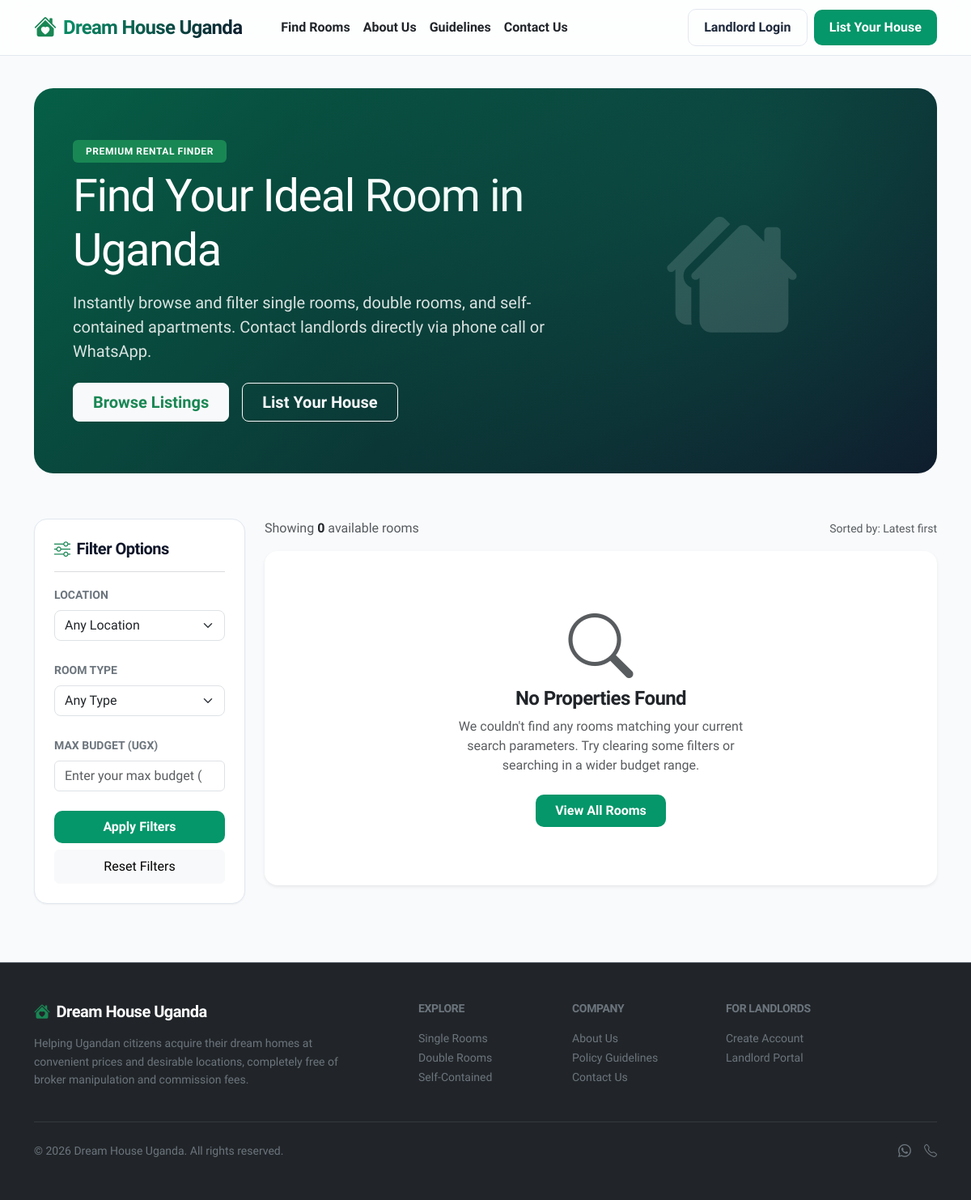
The app's page /, older data.
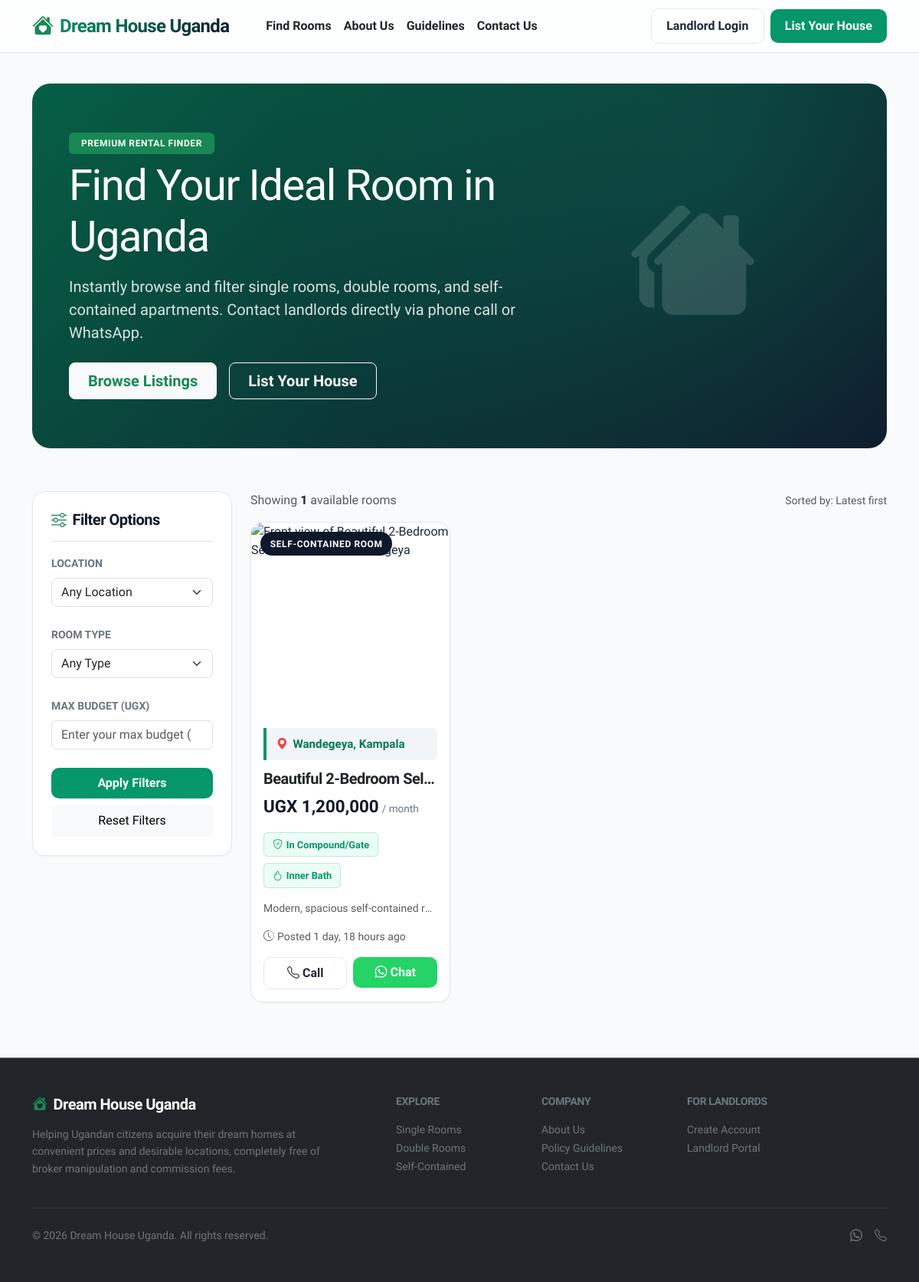
The same page, newer data.
### listings/models.py (models this page shows, shortened)
class Listing(models.Model):
    ROOM_TYPES = [
        ('single', 'Single Room'),
        ('double', 'Double Room'),
        ('self_contained', 'Self-contained Room'),
    ]
    landlord = models.ForeignKey(User, on_delete=models.CASCADE, related_name='listings', limit_choices_to={'role': User.LANDLORD})
    title = models.CharField(max_length=200, help_text="Short descriptive title (e.g. Spacious Self-contained in Wandegeya)")
    room_type = models.CharField(max_length=20, choices=ROOM_TYPES, default='single')
    price_per_month = models.PositiveIntegerField(help_text="Rent price per month in UGX")
    location = models.CharField(max_length=255, help_text="Exact location (e.g. Wandegeya, Kampala)")
    telephone = models.CharField(max_length=20, help_text="Contact telephone number (e.g. +256789000000)")
    image_front = models.ImageField(upload_to='listings/images/', help_text="Front view of the house")
    image_inside = models.ImageField(upload_to='listings/images/', help_text="Inside view of the room")
    image_other = models.ImageField(upload_to='listings/images/', help_text="Any other view (e.g. compound or bathroom)")
    description = models.TextField(help_text="Detailed description of the house")
    in_gate = models.BooleanField(default=False, verbose_name="Located inside a gate")
    inner_bathroom = models.BooleanField(default=False, verbose_name="Has inner bathroom")
    is_available = models.BooleanField(default=True, verbose_name="Available")
    is_taken = models.BooleanField(default=False, verbose_name="Marked as taken")
    created_at = models.DateTimeField(auto_now_add=True)
    updated_at = models.DateTimeField(auto_now=True)
    class Meta:
        ordering = ['-created_at']
    @property
    def price_formatted(self):
        return f"UGX {self.price_per_month:,}"
    @property
    def whatsapp_url(self):
        digits_only = ''.join(c for c in self.telephone if c.isdigit())
        if digits_only.startswith('0'):
            clean_phone = '256' + digits_only[1:]
        elif digits_only.startswith('7') and len(digits_only) == 9:
            clean_phone = '256' + digits_only
        else:
            clean_phone = digits_only
        message = f"Hello! I saw your listing on Dream House Uganda for a {self.get_room_type_display()} in {self.location} ({self.price_formatted}/month). Is it still available?"
        encoded_message = urllib.parse.quote(message)
        return f"https://wa.me/{clean_phone}?text={encoded_message}"

### listings/views.py (the view)
# urls.py: path('', views.home_page, name='home'),
def home_page(request):
    listings = Listing.objects.filter(is_available=True)
    existing_locations = Listing.objects.filter(is_available=True).values_list('location', flat=True).distinct()
    location_list = sorted(list(set(loc.strip() for loc in existing_locations if loc)))
    max_db_price = Listing.objects.filter(is_available=True).aggregate(Max('price_per_month'))['price_per_month__max'] or 2000000
    search_location = request.GET.get('location', '').strip()
    room_type = request.GET.get('room_type', '')
    price_max = request.GET.get('price_max', '')
    if search_location:
        listings = listings.filter(location__icontains=search_location)
    if room_type:
        listings = listings.filter(room_type=room_type)
    if price_max:
        try:
            listings = listings.filter(price_per_month__lte=int(price_max))
        except ValueError:
            pass
    context = {
        'listings': listings,
        'location_list': location_list,
        'selected_location': search_location,
        'selected_room_type': room_type,
        'selected_price_max': price_max,
        'max_price_limit': max_db_price,
    }
    return render(request, 'listings/home.html', context)

### listings/templates/listings/home.html (shortened to what the changed rows need)
{% extends 'listings/base.html' %}
{% load static %}
{% block content %}
<div class="container">
    <div class="hero-section text-center text-md-start px-4 px-md-5">
        <div class="row align-items-center">
            <div class="col-lg-7">
                <h1 class="text-white display-4 fw-extrabold mb-3">Find Your Ideal Room in Uganda</h1>
            </div>
        </div>
    </div>
    <div class="row g-4 mt-1" id="listings-section">
        <div class="col-md-8 col-lg-9">
            <div class="d-flex justify-content-between align-items-center mb-3">
                <p class="text-muted mb-0">
                    Showing <span class="fw-bold text-dark">{{ listings|length }}</span> available rooms
                </p>
            </div>
            {% if listings %}
                <div class="row g-4">
                    {% for listing in listings %}
                        <div class="col-sm-6 col-lg-4">
                            <div class="listing-card">
                                <div class="card-img-container">
                                    <span class="room-type-badge">{{ listing.get_room_type_display }}</span>
                                    <div id="carouselCard{{ listing.id }}" class="carousel slide h-100" data-bs-ride="false" data-bs-interval="false">
                                        <div class="carousel-indicators">
                                            <button type="button" data-bs-target="#carouselCard{{ listing.id }}" data-bs-slide-to="0" class="active" aria-current="true" aria-label="Slide 1"></button>
                                            <button type="button" data-bs-target="#carouselCard{{ listing.id }}" data-bs-slide-to="1" aria-label="Slide 2"></button>
                                            <button type="button" data-bs-target="#carouselCard{{ listing.id }}" data-bs-slide-to="2" aria-label="Slide 3"></button>
                                        </div>
                                        <div class="carousel-inner h-100">
                                            <div class="carousel-item active h-100">
                                            </div>
                                        </div>
                                        <button class="carousel-control-prev" type="button" data-bs-target="#carouselCard{{ listing.id }}" data-bs-slide="prev">
                                            <span class="carousel-control-prev-icon" aria-hidden="true"></span>
                                        </button>
                                        <button class="carousel-control-next" type="button" data-bs-target="#carouselCard{{ listing.id }}" data-bs-slide="next">
                                            <span class="carousel-control-next-icon" aria-hidden="true"></span>
                                        </button>
                                    </div>
                                </div>
                                <div class="card-body p-3 d-flex flex-column">
                                    <div class="listing-location-wrapper">
                                        <div class="location-text">
                                            <i class="bi bi-geo-alt-fill location-icon-pulse"></i>
                                            <span>{{ listing.location }}</span>
                                        </div>
                                    </div>
                                    <h5 class="card-title fw-bold text-truncate mb-2" title="{{ listing.title }}">
                                        <a href="{% url 'listing_detail' listing.id %}" class="text-decoration-none text-dark">{{ listing.title }}</a>
                                    </h5>
                                    <div class="mb-3 d-flex align-items-baseline gap-1">
                                        <span class="price-tag">{{ listing.price_formatted }}</span>
                                        <span class="price-period">/ month</span>
                                    </div>
                                    <div class="d-flex flex-wrap gap-2 mb-3">
                                        {% if listing.in_gate %}
                                            <span class="spec-tag active"><i class="bi bi-shield-check"></i> In Compound/Gate</span>
                                        {% endif %}
                                        {% if listing.inner_bathroom %}
                                            <span class="spec-tag active"><i class="bi bi-droplet"></i> Inner Bath</span>
                                        {% endif %}
                                    </div>
                                    <p class="text-muted small text-truncate mb-3">{{ listing.description }}</p>
                                    <div class="mt-auto">
                                        <div class="text-muted small mb-3 d-flex align-items-center gap-1">
                                            <i class="bi bi-clock-history"></i> Posted {{ listing.created_at|timesince }} ago
                                        </div>
                                        <div class="row g-2">
                                            <div class="col-6">
                                                <a href="tel:{{ listing.telephone }}" class="btn btn-outline-custom w-100 py-2 d-flex align-items-center justify-content-center gap-1">
                                                    <i class="bi bi-telephone"></i> Call
                                                </a>
                                            </div>
                                            <div class="col-6">
                                                <a href="{{ listing.whatsapp_url }}" target="_blank" class="btn btn-whatsapp w-100 py-2 d-flex align-items-center justify-content-center gap-1">
                                                    <i class="bi bi-whatsapp"></i> Chat
                                                </a>
                                            </div>
                                        </div>
                                    </div>
                                </div>
                            </div>
                        </div>
                    {% endfor %}
                </div>
            {% else %}
                <div class="card border-0 shadow-sm text-center py-5 px-4 rounded-4 mt-3">
                    <div class="py-4">
                        <i class="bi bi-search text-muted display-1 mb-3"></i>
                        <h4 class="fw-bold text-dark mb-2">No Properties Found</h4>
                        <p class="text-muted mx-auto mb-4" style="max-width: 400px;">
                            We couldn't find any rooms matching your current search parameters. Try clearing some filters or searching in a wider budget range.
                        </p>
                        <a href="{% url 'home' %}" class="btn btn-emerald px-4 py-2">View All Rooms</a>
                    </div>
                </div>
            {% endif %}
        </div>
    </div>
</div>
{% endblock %}

Row changes from the older to the newer data that the page shows:
now on this page (row edited): Listing: room_type "SELF-CONTAINED ROOM", location "Wandegeya, Kampala", title "Beautiful 2-Bedroom Sel…", price_formatted "UGX 1,200,000", in_gate True (drawn), inner_bathroom True (drawn), description "Modern, spacious self-contained r…", created_at "1 day, 18 hours"
Text that changed along with them:
{{ listings|length }}: "0" → "1"
text no longer shown: "No Properties Found We couldn't find any rooms matching your current search parameters. Try clearing some filters or searching in a wider budget range. View All Rooms"
